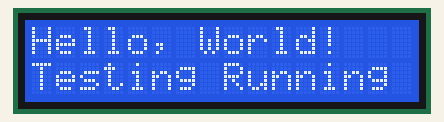
This sketch was run on a simulated Arduino Uno, built with avr-gcc and run on an emulated ATmega328P. Parts: 16×2 character LCD.

Above: at 0.1 s.
At 1.2 s:
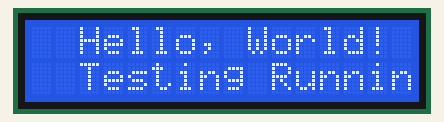
At 2.3 s:
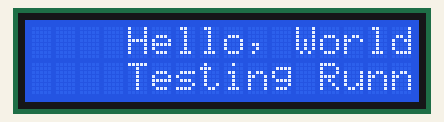
At 4.4 s:
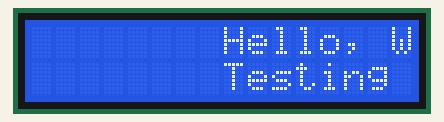
At 6.5 s:
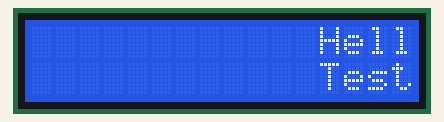
At 9.2 s:
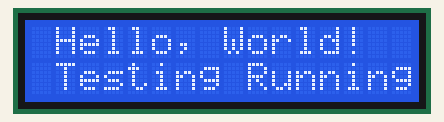

Measured:
- by itself, everything shown: repeats every 8.5 s, in 16 steps
- what the display in image 1 shows lasts 0.5 s, from 1.2 s to 1.7 s

The sketch:

lcdrunningtext.ino
```cpp
#include <Wire.h>
#include <LiquidCrystal_I2C.h>

LiquidCrystal_I2C lcd(0x27, 16, 2);
int posisi = 0;

void setup()
{
  lcd.init();
  lcd.backlight();
  lcd.clear();
}

void loop()
{
  lcd.clear();
  lcd.setCursor(posisi, 0);
  lcd.print("Hello, World!");
  lcd.setCursor(posisi, 1);
  lcd.print("Testing Running");
  posisi = posisi + 1;

  if (posisi < 0 || posisi >= 16)
  {
    posisi = 0;
  }

  delay(500);
}
```
